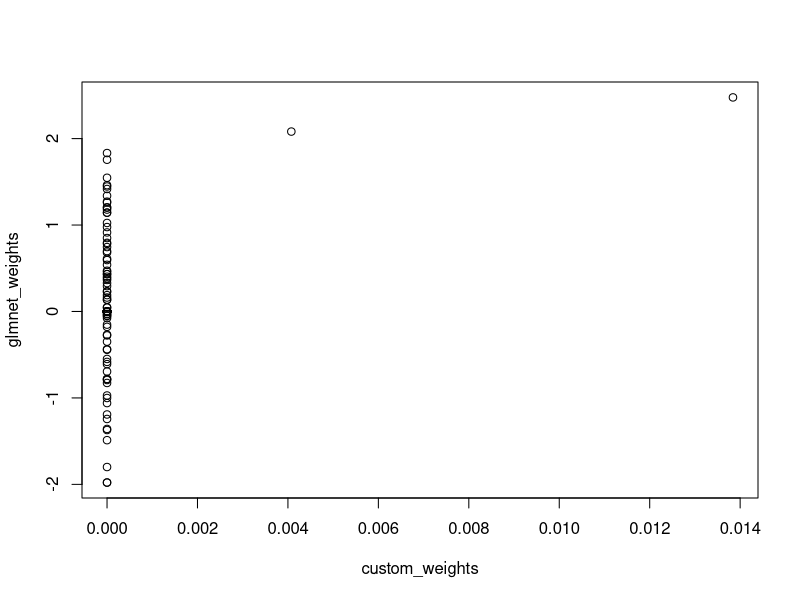

Generate this figure with R: (Note: this script raises an error after producing the figure.)
# Load required package
library(glmnet)

# Function to compute elastic net weights using correlation information with soft thresholding
compute_elastic_net_weights_with_thresholding <- function(correlations, predictor_corr_matrix, alpha, lambda, max_iter = 100, tol = 1e-6) {
  # Check that dimensions match
  n <- length(correlations)
  if (ncol(predictor_corr_matrix) != n || nrow(predictor_corr_matrix) != n) {
    stop("Dimensions of predictor correlation matrix must match the length of the correlation vector.")
  }

  # Define the Ridge penalty matrix
  ridge_penalty <- (1 - alpha) * lambda * diag(n)

  # Initialize weights
  beta <- rep(0, n)

  # Iterate for coordinate descent-like updates with soft-thresholding
  for (iter in 1:max_iter) {
    beta_old <- beta

    # Update each coefficient using soft-thresholding
    for (j in 1:n) {
      # Calculate the adjusted correlation with residuals for variable j
      residual_correlation <- correlations[j] - sum(predictor_corr_matrix[j, -j] * beta[-j])

      # Apply the soft-thresholding step
      beta[j] <- soft_threshold(residual_correlation / (1 + ridge_penalty[j, j]), alpha * lambda)
    }

    # Check for convergence
    if (max(abs(beta - beta_old)) < tol) {
      break
    }
  }

  return(as.vector(beta))
}

# Soft thresholding function for Lasso-like behavior
soft_threshold <- function(x, threshold) {
  sign(x) * pmax(abs(x) - threshold, 0)
}

# Example usage:
# Simulate data for comparison
set.seed(123)
n_samples <- 10000
n_predictors <- 100

# Generate random predictors
X <- matrix(rnorm(n_samples * n_predictors), ncol = n_predictors)
# Generate a random outcome with some noise
y <- X %*% rnorm(n_predictors) + rnorm(n_samples)

# Compute correlations between predictors and outcome
correlations <- as.vector(cor(X, y))

# Compute the correlation matrix of predictors
predictor_corr_matrix <- cor(X)

# Define a range of alphas and lambdas to test
alphas <- c(0.5)  # Use a fixed alpha value for simplicity in this comparison
lambdas <- c(0.4)  # Different regularization strengths

# Compute custom elastic net weights
custom_weights <- compute_elastic_net_weights_with_thresholding(correlations, predictor_corr_matrix, alphas, lambdas)

# Compare with glmnet
# Use a single alpha and a range of lambda values
glmnet_fit <- glmnet(X, y, alpha = alphas, lambda = lambdas, standardize = TRUE)

# Extract glmnet coefficients for the selected lambda values
glmnet_weights <- as.matrix(coef(glmnet_fit))[-1, ]  # Drop the intercept

plot(custom_weights, glmnet_weights)
cor(cbind(custom_weights, glmnet_weights))

# Convert custom weights data frame to match glmnet output structure for comparison
custom_weights_glmnet_format <- custom_weights[, paste0("alpha_0.5_lambda_", lambdas)]

# Combine into a single data frame for comparison
comparison <- data.frame(
  Predictor = paste0("X", 1:n_predictors),
  Custom_Lambda_0.1 = custom_weights_glmnet_format[, 1],
  Custom_Lambda_0.2 = custom_weights_glmnet_format[, 2],
  Custom_Lambda_0.5 = custom_weights_glmnet_format[, 3],
  GLMNet_Lambda_0.1 = glmnet_weights[, 1],
  GLMNet_Lambda_0.2 = glmnet_weights[, 2],
  GLMNet_Lambda_0.5 = glmnet_weights[, 3]
)

# Display the comparison
print(comparison)
